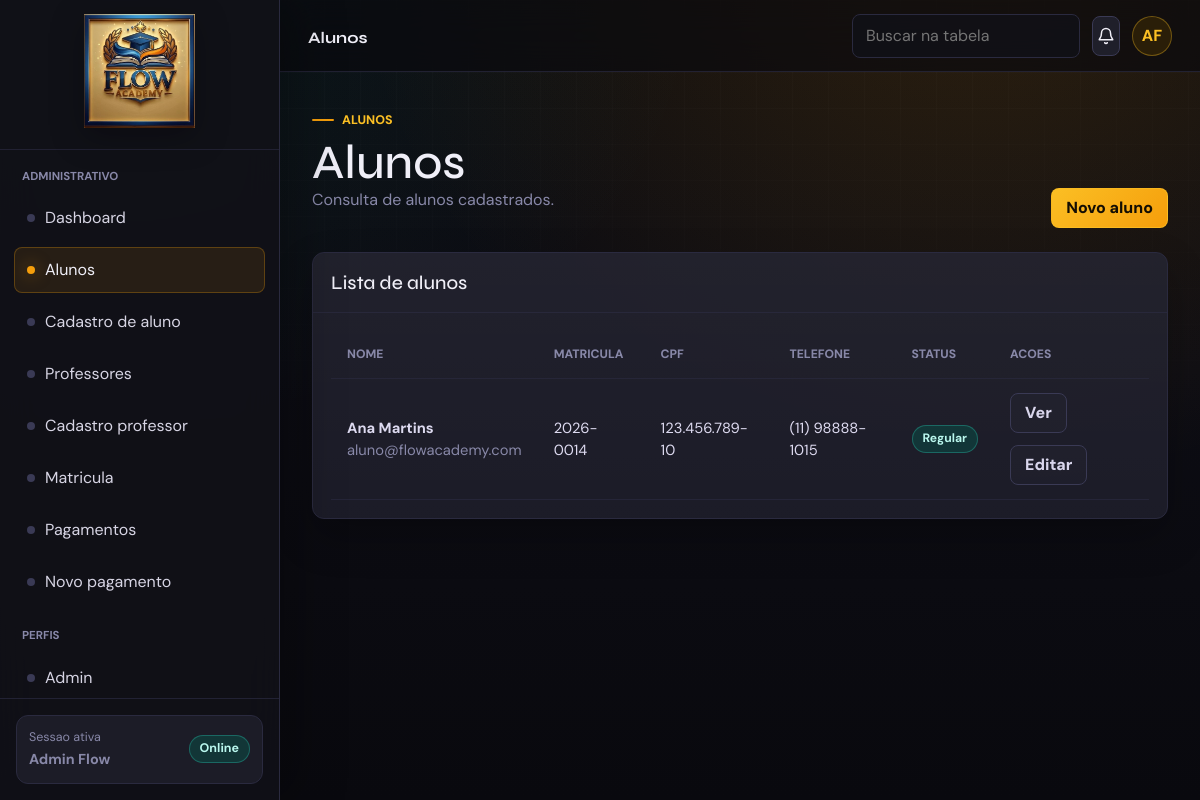
The page /web-php/pages/administrativo/alunos.php (signed in) on the database its author committed.
### tables this page shows
CREATE TABLE `alunos` (
  `id_aluno` int(11) NOT NULL AUTO_INCREMENT,
  `id_usuario` int(11) NOT NULL,
  `matricula` varchar(30) NOT NULL,
  `cpf` varchar(14) NOT NULL,
  `telefone` varchar(20) DEFAULT NULL,
  `data_nascimento` date DEFAULT NULL,
  `endereco` varchar(255) DEFAULT NULL,
  `status_academico` enum('regular','trancado','jubilado','evadido') DEFAULT 'regular',
  PRIMARY KEY (`id_aluno`),
  UNIQUE KEY `id_usuario` (`id_usuario`),
  UNIQUE KEY `matricula` (`matricula`),
  UNIQUE KEY `cpf` (`cpf`),
  CONSTRAINT `alunos_ibfk_1` FOREIGN KEY (`id_usuario`) REFERENCES `usuarios` (`id_usuario`) ON DELETE CASCADE
);

CREATE TABLE `usuarios` (
  `id_usuario` int(11) NOT NULL AUTO_INCREMENT,
  `nome` varchar(150) NOT NULL,
  `email` varchar(150) NOT NULL,
  `senha_hash` varchar(255) NOT NULL,
  `perfil` enum('aluno','professor','coordenacao','administrativo','admin') NOT NULL,
  `status` enum('ativo','inativo') DEFAULT 'ativo',
  `ultimo_login` datetime DEFAULT NULL,
  `created_at` datetime DEFAULT current_timestamp(),
  PRIMARY KEY (`id_usuario`),
  UNIQUE KEY `email` (`email`)
);

### web-php/includes/funcoes.php (called while the page is built, shortened)
<?php
require_once __DIR__ . '/../config/config.php';
function e($valor)
{
    return htmlspecialchars((string) ($valor ?? ''), ENT_QUOTES, 'UTF-8');
}
function buscarTodos($sql, array $parametros = [])
{
    global $pdo;
    $stmt = $pdo->prepare($sql);
    $stmt->execute($parametros);
    return $stmt->fetchAll();
}
function statusBadge($status)
{
    $status = strtolower((string) $status);
    if (in_array($status, ['ativo', 'ativa', 'regular', 'aprovado', 'pago'], true)) {
        return 'success';
    }
    return '';
}
function iniciais($nome)
{
    $partes = preg_split('/\s+/', trim((string) $nome));
    $primeira = $partes[0][0] ?? 'F';
    $segunda = $partes[1][0] ?? 'A';
    return strtoupper($primeira . $segunda);
}
function textoStatus($status)
{
    return ucwords(str_replace('_', ' ', (string) $status));
}

### web-php/includes/auth.php (called while the page is built, shortened)
<?php
require_once __DIR__ . '/funcoes.php';
function normalizarPerfil($perfil)
{
    return $perfil === 'financeiro' ? 'administrativo' : (string) $perfil;
}
function usuarioLogado()
{
    $usuario = $_SESSION['usuario'] ?? null;
    if ($usuario !== null && isset($usuario['perfil'])) {
        $perfilNormalizado = normalizarPerfil($usuario['perfil']);
        $usuario['perfil'] = $perfilNormalizado;
    }
    return $usuario;
}
function paginaInicialPorPerfil($perfil)
{
    $perfil = normalizarPerfil($perfil);
    $paginas = [
        'aluno' => 'pages/aluno/dashboard.php',
        'professor' => 'pages/professor/dashboard.php',
        'coordenacao' => 'pages/coordenacao/dashboard.php',
        'administrativo' => 'pages/administrativo/dashboard.php',
        'admin' => 'pages/admin/dashboard.php',
    ];
    return $paginas[$perfil] ?? 'index.php';
}

### web-php/pages/administrativo/alunos.php (the view, shortened to what this page needs)
<?php
require_once __DIR__ . '/../../includes/layout.php';
$alunos = buscarTodos(
    'SELECT a.*, u.nome, u.email
     FROM alunos a
     JOIN usuarios u ON u.id_usuario = a.id_usuario
     ORDER BY u.nome'
);
appInicio('Alunos', 'administrativo', 'alunos', '../../');
pageHeading('Alunos', 'Alunos', 'Consulta de alunos cadastrados.', '<a class="btn primary" href="aluno_form.php">Novo aluno</a>');
?>
    <section class="panel">
      <div class="panel-header"><h2>Lista de alunos</h2></div>
      <div class="panel-body">
        <div class="table-wrap">
          <table id="tabela-principal">
            <thead><tr><th>Nome</th><th>Matricula</th><th>CPF</th><th>Telefone</th><th>Status</th><th>Acoes</th></tr></thead>
            <tbody>
              <?php foreach ($alunos as $aluno): ?>
                <tr>
                  <td><strong><?= e($aluno['nome']) ?></strong><br><span class="muted"><?= e($aluno['email']) ?></span></td>
                  <td><?= e($aluno['matricula']) ?></td>
                  <td><?= e($aluno['cpf']) ?></td>
                  <td><?= e($aluno['telefone']) ?></td>
                  <td><?= badge($aluno['status_academico'], $aluno['status_academico']) ?></td>
                  <td>
                    <div class="actions" style="justify-content:flex-start">
                      <a class="btn ghost" href="aluno_ver.php?id=<?= e($aluno['id_aluno']) ?>">Ver</a>
                      <a class="btn ghost" href="aluno_form.php?id=<?= e($aluno['id_aluno']) ?>">Editar</a>
                    </div>
                  </td>
                </tr>
              <?php endforeach; ?>
            </tbody>
          </table>
        </div>
      </div>
    </section>
<?php appFim('../../'); ?>

### web-php/includes/layout.php (shortened to what this page needs)
<?php
require_once __DIR__ . '/auth.php';
function areasVisiveisPorPerfil($perfil)
{
    $areas = [
        'aluno' => ['aluno'],
        'professor' => ['professor'],
        'coordenacao' => ['coordenacao'],
        'administrativo' => ['administrativo'],
        'admin' => ['admin', 'coordenacao', 'administrativo'],
    ];
    return $areas[$perfil] ?? [];
}
function appInicio($titulo, $area, $ativo, $prefixo = '../../')
{
    $usuario = usuarioLogado();
    $menus = menusDoSistema();
    $menuAtual = $menus[$area] ?? $menus['aluno'];
    $perfil = $usuario['perfil'] ?? 'visitante';
    $areasVisiveis = areasVisiveisPorPerfil($perfil);
    $mostrarPerfis = count($areasVisiveis) > 1;
    $dashboardUsuario = paginaInicialPorPerfil($perfil);
    $nome = $usuario['nome'] ?? 'Flow Academy';
    ?>
<!doctype html>
<html lang="pt-BR">
<head>
  <link href="<?= e($prefixo) ?>assets/vendor/bootstrap/css/bootstrap.min.css" rel="stylesheet">
  <link rel="stylesheet" href="<?= e($prefixo) ?>assets/css/main.css?v=20260622-2">
</head>
<body class="app-shell">
  <aside class="sidebar" aria-label="Navegacao principal">
    <div class="sidebar-header">
      <a class="brand" href="<?= e($prefixo . $dashboardUsuario) ?>">
        <img class="brand-logo" src="<?= e($prefixo) ?>assets/images/logo-flow-academy-gold.jpg" alt="Logo Flow Academy">
      </a>
    </div>
    <div class="sidebar-content">
      <nav class="nav-section">
        <p class="nav-title"><?= e($menuAtual['titulo']) ?></p>
        <ul class="nav-list">
          <?php foreach ($menuAtual['itens'] as $chave => $item): ?>
            <li>
              <a class="nav-link <?= $ativo === $chave ? 'active' : '' ?>" href="<?= e($prefixo . $item['href']) ?>">
                <span class="nav-dot"></span><?= e($item['texto']) ?>
              </a>
            </li>
          <?php endforeach; ?>
        </ul>
      </nav>
      <?php if ($mostrarPerfis): ?>
        <nav class="nav-section">
          <p class="nav-title">Perfis</p>
          <ul class="nav-list">
            <?php foreach ($areasVisiveis as $chaveArea): ?>
              <?php
                $menuPerfil = $menus[$chaveArea];
                $primeiroItem = array_values($menuPerfil['itens'])[0];
              ?>
              <li>
                <a class="nav-link <?= $area === $chaveArea ? 'active' : '' ?>" href="<?= e($prefixo . $primeiroItem['href']) ?>">
                  <span class="nav-dot"></span><?= e($menuPerfil['titulo']) ?>
                </a>
              </li>
            <?php endforeach; ?>
          </ul>
        </nav>
      <?php endif; ?>
    </div>
    <div class="sidebar-footer">
      <a class="role-pill" href="<?= e($prefixo) ?>logout.php">
        <span><span>Sessao ativa</span><strong><?= e($nome) ?></strong></span>
        <span class="badge success">Online</span>
      </a>
    </div>
  </aside>
  <div class="app-frame">
    <header class="topbar">
      <div class="topbar-left">
        <div class="top-path"><strong><?= e($titulo) ?></strong></div>
      </div>
      <div class="topbar-right">
        <input class="control top-search" type="search" placeholder="Buscar na tabela" data-table-filter="#tabela-principal">
        <button class="icon-btn" type="button" data-tooltip="Notificacoes" data-toast="Nenhuma notificacao nova." aria-label="Notificacoes">
          <svg class="icon" viewBox="0 0 24 24" aria-hidden="true">
            <path d="M18 8a6 6 0 0 0-12 0c0 7-3 7-3 9h18c0-2-3-2-3-9"></path>
            <path d="M13.73 21a2 2 0 0 1-3.46 0"></path>
          </svg>
        </button>
        <div class="dropdown">
          <button class="avatar" type="button" data-bs-toggle="dropdown" aria-expanded="false" aria-label="Menu do usuario"><?= e(iniciais($nome)) ?></button>
        </div>
      </div>
    </header>
    <main class="main-content">
    <?php
}
function pageHeading($eyebrow, $titulo, $texto, $acoes = '')
{
    ?>
      <section class="page-heading">
        <div>
          <span class="eyebrow"><?= e($eyebrow) ?></span>
          <h1><?= e($titulo) ?></h1>
          <p><?= e($texto) ?></p>
        </div>
        <?php if ($acoes !== ''): ?>
          <div class="actions"><?= $acoes ?></div>
        <?php endif; ?>
      </section>
    <?php
}
    ?>
    <?php
function badge($texto, $status)
{
    return '<span class="badge ' . e(statusBadge($status)) . '">' . e(textoStatus($texto)) . '</span>';
}
function appFim($prefixo = '../../')
{
    ?>
    </main>
  </div>
</body>
</html>
    <?php
}

### rows shown on the page
alunos: id_usuario.nome "Ana Martins", id_usuario.email "aluno@flowacademy.com", matricula "2026-0014", cpf "123.456.789-10", telefone "(11) 98888-1015", status_academico "Regular"

### other values the page prints
$menuAtual['titulo'] "ADMINISTRATIVO"
$item['texto'] "Dashboard"
$item['texto'] "Alunos"
$item['texto'] "Cadastro de aluno"
$item['texto'] "Professores"
$item['texto'] "Cadastro professor"
$item['texto'] "Matricula"
$item['texto'] "Pagamentos"
$item['texto'] "Novo pagamento"
$menuPerfil['titulo'] "Admin"
$nome "Admin Flow"
$titulo "Alunos"
iniciais($nome) "AF"
$eyebrow "ALUNOS"
$texto "Consulta de alunos cadastrados."
